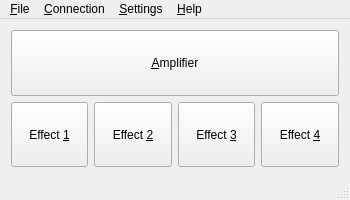
<?xml version="1.0" encoding="UTF-8"?>
<ui version="4.0">
 <class>MainWindow</class>
 <widget class="QMainWindow" name="MainWindow">
  <property name="geometry">
   <rect>
    <x>0</x>
    <y>0</y>
    <width>350</width>
    <height>200</height>
   </rect>
  </property>
  <property name="windowTitle">
   <string>PLUG</string>
  </property>
  <property name="accessibleName">
   <string>Main window: NONE</string>
  </property>
  <property name="accessibleDescription">
   <string>Main window containing menus and buttons to open amplifier's and effect's windows</string>
  </property>
  <widget class="QWidget" name="centralWidget">
   <property name="accessibleName">
    <string>Container with buttons</string>
   </property>
   <property name="accessibleDescription">
    <string>This container holds buttons to open amplifier's and effect's windows</string>
   </property>
   <layout class="QVBoxLayout" name="verticalLayout">
    <item>
     <widget class="QPushButton" name="Amplifier">
      <property name="sizePolicy">
       <sizepolicy hsizetype="Expanding" vsizetype="Expanding">
        <horstretch>0</horstretch>
        <verstretch>0</verstretch>
       </sizepolicy>
      </property>
      <property name="minimumSize">
       <size>
        <width>0</width>
        <height>50</height>
       </size>
      </property>
      <property name="accessibleName">
       <string>Amplifier</string>
      </property>
      <property name="accessibleDescription">
       <string>This button opens window to set amplifier</string>
      </property>
      <property name="text">
       <string>&amp;Amplifier</string>
      </property>
     </widget>
    </item>
    <item>
     <layout class="QHBoxLayout" name="horizontalLayout_2">
      <item>
       <widget class="QPushButton" name="EffectButton1">
        <property name="sizePolicy">
         <sizepolicy hsizetype="Expanding" vsizetype="Expanding">
          <horstretch>0</horstretch>
          <verstretch>0</verstretch>
         </sizepolicy>
        </property>
        <property name="minimumSize">
         <size>
          <width>75</width>
          <height>25</height>
         </size>
        </property>
        <property name="accessibleName">
         <string>Effect 1</string>
        </property>
        <property name="accessibleDescription">
         <string>This button opens window to set effect 1</string>
        </property>
        <property name="text">
         <string>Effect &amp;1</string>
        </property>
       </widget>
      </item>
      <item>
       <widget class="QPushButton" name="EffectButton2">
        <property name="sizePolicy">
         <sizepolicy hsizetype="Expanding" vsizetype="Expanding">
          <horstretch>0</horstretch>
          <verstretch>0</verstretch>
         </sizepolicy>
        </property>
        <property name="minimumSize">
         <size>
          <width>75</width>
          <height>25</height>
         </size>
        </property>
        <property name="accessibleName">
         <string>Effect 2</string>
        </property>
        <property name="accessibleDescription">
         <string>This button opens window to set effect 2</string>
        </property>
        <property name="text">
         <string>Effect &amp;2</string>
        </property>
       </widget>
      </item>
      <item>
       <widget class="QPushButton" name="EffectButton3">
        <property name="sizePolicy">
         <sizepolicy hsizetype="Expanding" vsizetype="Expanding">
          <horstretch>0</horstretch>
          <verstretch>0</verstretch>
         </sizepolicy>
        </property>
        <property name="minimumSize">
         <size>
          <width>75</width>
          <height>25</height>
         </size>
        </property>
        <property name="accessibleName">
         <string>Effect 3</string>
        </property>
        <property name="accessibleDescription">
         <string>This button opens window to set effect 3</string>
        </property>
        <property name="text">
         <string>Effect &amp;3</string>
        </property>
       </widget>
      </item>
      <item>
       <widget class="QPushButton" name="EffectButton4">
        <property name="sizePolicy">
         <sizepolicy hsizetype="Expanding" vsizetype="Expanding">
          <horstretch>0</horstretch>
          <verstretch>0</verstretch>
         </sizepolicy>
        </property>
        <property name="minimumSize">
         <size>
          <width>75</width>
          <height>25</height>
         </size>
        </property>
        <property name="accessibleName">
         <string>Effect 4</string>
        </property>
        <property name="accessibleDescription">
         <string>This button opens window to set effect 4</string>
        </property>
        <property name="text">
         <string>Effect &amp;4</string>
        </property>
       </widget>
      </item>
     </layout>
    </item>
   </layout>
  </widget>
  <widget class="QMenuBar" name="menuBar">
   <property name="geometry">
    <rect>
     <x>0</x>
     <y>0</y>
     <width>350</width>
     <height>20</height>
    </rect>
   </property>
   <property name="accessibleName">
    <string>Menu bar</string>
   </property>
   <property name="accessibleDescription">
    <string>Bar holding different menus</string>
   </property>
   <widget class="QMenu" name="menuFile">
    <property name="accessibleName">
     <string>File menu</string>
    </property>
    <property name="accessibleDescription">
     <string>Menu holding various options</string>
    </property>
    <property name="title">
     <string>&amp;File</string>
    </property>
    <addaction name="actionL_oad_from_file"/>
    <addaction name="actionS_ave_to_file"/>
    <addaction name="separator"/>
    <addaction name="action_Load_from_amplifier"/>
    <addaction name="actionSave_to_amplifier"/>
    <addaction name="separator"/>
    <addaction name="actionSave_effects"/>
    <addaction name="action_Library_view"/>
    <addaction name="separator"/>
    <addaction name="action_Update_firmware"/>
    <addaction name="separator"/>
    <addaction name="actionExit"/>
   </widget>
   <widget class="QMenu" name="menuHelp">
    <property name="accessibleName">
     <string>Help menu</string>
    </property>
    <property name="accessibleDescription">
     <string>Menu holding help options</string>
    </property>
    <property name="title">
     <string>&amp;Help</string>
    </property>
    <addaction name="actionCheck_for_Updates"/>
    <addaction name="separator"/>
    <addaction name="actionAbout"/>
   </widget>
   <widget class="QMenu" name="menuConnection">
    <property name="accessibleName">
     <string>Connection menu</string>
    </property>
    <property name="accessibleDescription">
     <string>Menu holding options to connect and disconnect from the device</string>
    </property>
    <property name="title">
     <string>&amp;Connection</string>
    </property>
    <addaction name="actionConnect"/>
    <addaction name="actionDisconnect"/>
   </widget>
   <widget class="QMenu" name="menuSettings">
    <property name="accessibleName">
     <string>Settings menu</string>
    </property>
    <property name="accessibleDescription">
     <string>Menu holding different settings</string>
    </property>
    <property name="title">
     <string>&amp;Settings</string>
    </property>
    <addaction name="action_Quick_presets"/>
    <addaction name="action_Default_effects"/>
    <addaction name="action_Options"/>
   </widget>
   <addaction name="menuFile"/>
   <addaction name="menuConnection"/>
   <addaction name="menuSettings"/>
   <addaction name="menuHelp"/>
  </widget>
  <widget class="QStatusBar" name="statusBar">
   <property name="accessibleName">
    <string>Status bar</string>
   </property>
   <property name="accessibleDescription">
    <string>This bar display various notifications</string>
   </property>
  </widget>
  <action name="actionExit">
   <property name="text">
    <string>E&amp;xit</string>
   </property>
   <property name="shortcut">
    <string>Ctrl+Q</string>
   </property>
   <property name="shortcutContext">
    <enum>Qt::ApplicationShortcut</enum>
   </property>
  </action>
  <action name="actionConnect">
   <property name="text">
    <string>&amp;Connect</string>
   </property>
   <property name="shortcut">
    <string>Ctrl+C</string>
   </property>
  </action>
  <action name="actionDisconnect">
   <property name="enabled">
    <bool>false</bool>
   </property>
   <property name="text">
    <string>&amp;Disconnect</string>
   </property>
  </action>
  <action name="actionAbout">
   <property name="text">
    <string>&amp;About</string>
   </property>
  </action>
  <action name="actionSave_to_amplifier">
   <property name="enabled">
    <bool>false</bool>
   </property>
   <property name="text">
    <string>&amp;Save to amplifier</string>
   </property>
   <property name="shortcut">
    <string>Ctrl+S</string>
   </property>
   <property name="shortcutContext">
    <enum>Qt::ApplicationShortcut</enum>
   </property>
  </action>
  <action name="action_Load_from_amplifier">
   <property name="enabled">
    <bool>false</bool>
   </property>
   <property name="text">
    <string>&amp;Load from amplifier</string>
   </property>
   <property name="shortcut">
    <string>Ctrl+L</string>
   </property>
   <property name="shortcutContext">
    <enum>Qt::ApplicationShortcut</enum>
   </property>
  </action>
  <action name="actionSave_effects">
   <property name="enabled">
    <bool>false</bool>
   </property>
   <property name="text">
    <string>Save &amp;effects</string>
   </property>
   <property name="shortcut">
    <string>Ctrl+E</string>
   </property>
   <property name="shortcutContext">
    <enum>Qt::ApplicationShortcut</enum>
   </property>
  </action>
  <action name="actionCheck_for_Updates">
   <property name="text">
    <string>Check for &amp;Updates</string>
   </property>
  </action>
  <action name="action_Options">
   <property name="text">
    <string>&amp;Options</string>
   </property>
   <property name="shortcut">
    <string>Ctrl+O</string>
   </property>
  </action>
  <action name="actionL_oad_from_file">
   <property name="text">
    <string>L&amp;oad from file</string>
   </property>
   <property name="shortcut">
    <string>Ctrl+Shift+L</string>
   </property>
   <property name="shortcutContext">
    <enum>Qt::ApplicationShortcut</enum>
   </property>
  </action>
  <action name="actionS_ave_to_file">
   <property name="text">
    <string>S&amp;ave to file</string>
   </property>
   <property name="shortcut">
    <string>Ctrl+Shift+S</string>
   </property>
  </action>
  <action name="action_Library_view">
   <property name="enabled">
    <bool>false</bool>
   </property>
   <property name="text">
    <string>&amp;Library view</string>
   </property>
   <property name="shortcut">
    <string>Shift+L</string>
   </property>
   <property name="shortcutContext">
    <enum>Qt::ApplicationShortcut</enum>
   </property>
  </action>
  <action name="action_Update_firmware">
   <property name="text">
    <string>&amp;Update firmware</string>
   </property>
   <property name="shortcut">
    <string>Ctrl+U</string>
   </property>
  </action>
  <action name="action_Default_effects">
   <property name="text">
    <string>&amp;Default effects</string>
   </property>
   <property name="shortcut">
    <string>Ctrl+D</string>
   </property>
   <property name="shortcutContext">
    <enum>Qt::ApplicationShortcut</enum>
   </property>
  </action>
  <action name="action_Quick_presets">
   <property name="text">
    <string>Quick &amp;presets</string>
   </property>
   <property name="shortcut">
    <string>Ctrl+P</string>
   </property>
  </action>
 </widget>
 <layoutdefault spacing="6" margin="11"/>
 <resources/>
 <connections/>
</ui>
